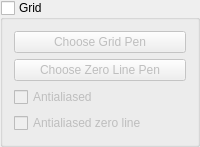
                                                            <widget class="QGroupBox" name="groupBox_xAxis2_setGridVisible">
                                                                <property name="title">
                                                                    <string>Grid</string>
                                                                </property>
                                                                <property name="checkable">
                                                                    <bool>true</bool>
                                                                </property>
                                                                <property name="checked">
                                                                    <bool>false</bool>
                                                                </property>
                                                                <layout class="QGridLayout" name="gridLayout_43">
                                                                    <item row="2" column="0">
                                                                        <widget class="QCheckBox" name="checkBox_xAxis2_setGridAntialiased">
                                                                            <property name="text">
                                                                                <string>Antialiased</string>
                                                                            </property>
                                                                        </widget>
                                                                    </item>
                                                                    <item row="1" column="0">
                                                                        <widget class="QPushButton" name="pushButton_xAxis2_setZeroLinePen">
                                                                            <property name="text">
                                                                                <string>Choose Zero Line Pen</string>
                                                                            </property>
                                                                        </widget>
                                                                    </item>
                                                                    <item row="0" column="0">
                                                                        <widget class="QPushButton" name="pushButton_xAxis2_setGridPen">
                                                                            <property name="text">
                                                                                <string>Choose Grid Pen</string>
                                                                            </property>
                                                                        </widget>
                                                                    </item>
                                                                    <item row="3" column="0">
                                                                        <widget class="QCheckBox" name="checkBox_xAxis2_setZeroLineAntialiased">
                                                                            <property name="text">
                                                                                <string>Antialiased zero line</string>
                                                                            </property>
                                                                        </widget>
                                                                    </item>
                                                                </layout>
                                                            </widget>
